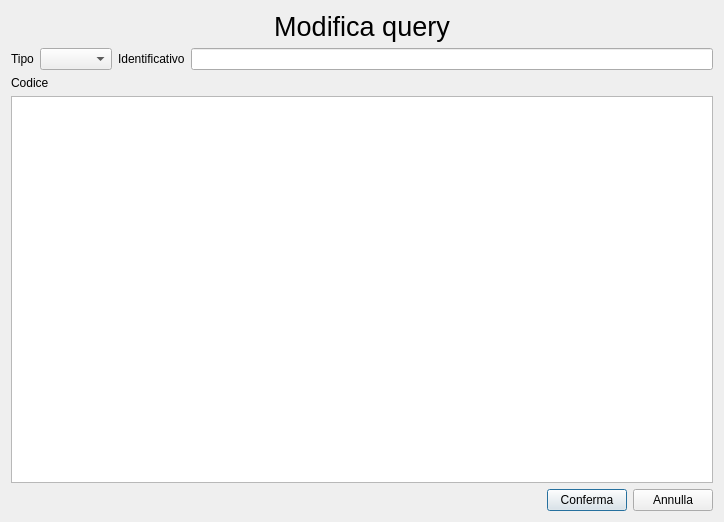
<?xml version="1.0" encoding="UTF-8"?>
<ui version="4.0">
 <class>QueryEditDialog</class>
 <widget class="QDialog" name="QueryEditDialog">
  <property name="geometry">
   <rect>
    <x>0</x>
    <y>0</y>
    <width>724</width>
    <height>522</height>
   </rect>
  </property>
  <property name="windowTitle">
   <string>Dialog</string>
  </property>
  <layout class="QVBoxLayout" name="verticalLayout">
   <item>
    <widget class="QLabel" name="label_7">
     <property name="font">
      <font>
       <pointsize>20</pointsize>
      </font>
     </property>
     <property name="text">
      <string>Modifica query</string>
     </property>
     <property name="alignment">
      <set>Qt::AlignmentFlag::AlignCenter</set>
     </property>
    </widget>
   </item>
   <item>
    <layout class="QHBoxLayout" name="horizontalLayout_2">
     <item>
      <widget class="QLabel" name="label">
       <property name="text">
        <string>Tipo</string>
       </property>
       <property name="buddy">
        <cstring>type</cstring>
       </property>
      </widget>
     </item>
     <item>
      <widget class="QComboBox" name="type"/>
     </item>
     <item>
      <widget class="QLabel" name="label_2">
       <property name="text">
        <string>Identificativo</string>
       </property>
       <property name="buddy">
        <cstring>name</cstring>
       </property>
      </widget>
     </item>
     <item>
      <widget class="QLineEdit" name="name"/>
     </item>
    </layout>
   </item>
   <item>
    <widget class="QLabel" name="label_3">
     <property name="text">
      <string>Codice</string>
     </property>
     <property name="buddy">
      <cstring>sql</cstring>
     </property>
    </widget>
   </item>
   <item>
    <widget class="QPlainTextEdit" name="sql"/>
   </item>
   <item>
    <layout class="QHBoxLayout" name="horizontalLayout">
     <item>
      <spacer name="horizontalSpacer">
       <property name="orientation">
        <enum>Qt::Orientation::Horizontal</enum>
       </property>
       <property name="sizeHint" stdset="0">
        <size>
         <width>40</width>
         <height>20</height>
        </size>
       </property>
      </spacer>
     </item>
     <item>
      <widget class="QPushButton" name="buttonConfirm">
       <property name="text">
        <string>Conferma</string>
       </property>
       <property name="default">
        <bool>true</bool>
       </property>
      </widget>
     </item>
     <item>
      <widget class="QPushButton" name="buttonCancel">
       <property name="text">
        <string>Annulla</string>
       </property>
       <property name="autoDefault">
        <bool>false</bool>
       </property>
      </widget>
     </item>
    </layout>
   </item>
  </layout>
 </widget>
 <resources/>
 <connections/>
</ui>
